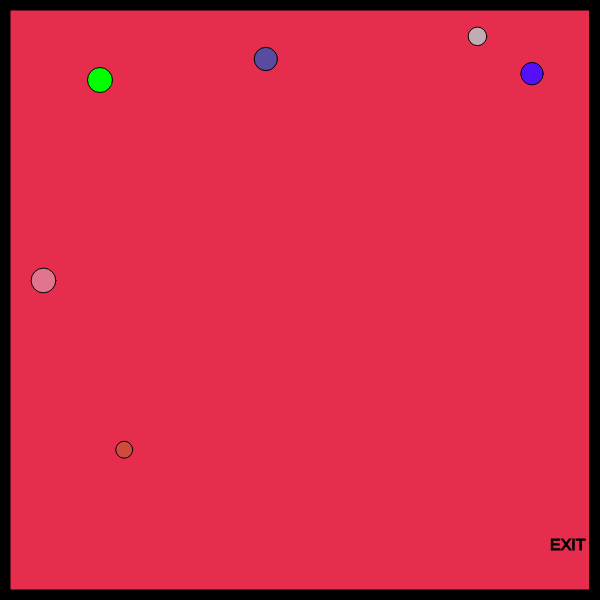
Frame 1 (no input)
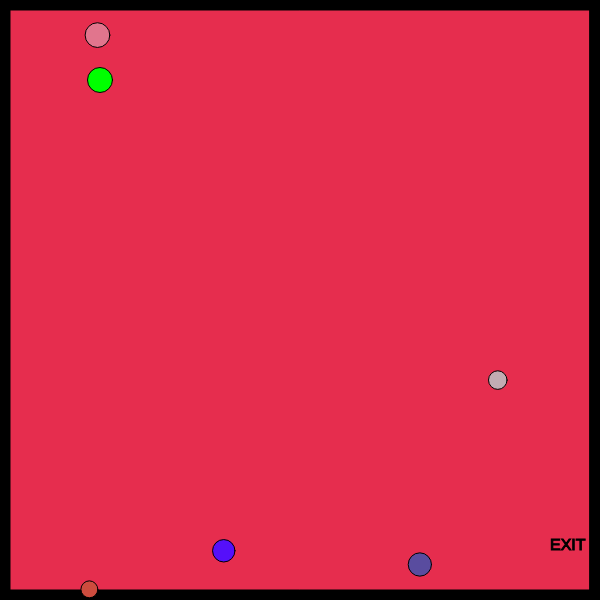
Frame 60 (no input)
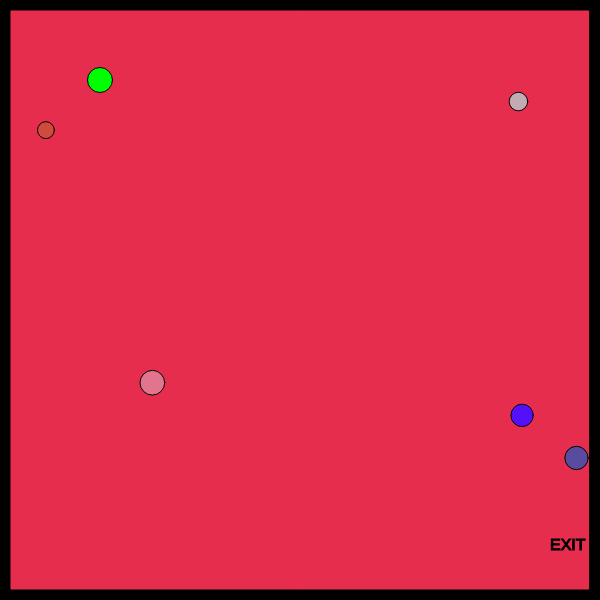
Frame 120 (the mouse pressed at the canvas centre since frame 60)

The p5.js sketch that drew these frames (run headless with seeded random() and noise() and a simulated clock; from frame 60 on, the mouse is pressed at the canvas centre):

// p5.js sketch
// ── sketch.js
const keys = {
    w: 87,
    s: 83,
    a: 65,
    d: 68,    
}

class Visual {
    constructor(x, y, size, r, g, b, speedX, speedY){
        this.X = x;
        this.Y = y;
        this.Size = size;
        this.R = r;
        this.G = g;
        this.B = b;
        this.SpeedX = speedX;
        this.SpeedY = speedY;
    }

    display()
    {
        fill(this.R, this.G, this.B);
        circle(this.X, this.Y, this.Size);
    }

    move(width, height) 
    {
        this.X += this.SpeedX;
        this.Y += this.SpeedY;

        if (this.X > width) this.X = 0;
        if (this.X < 0) this.X = width;
        if (this.Y > height) this.Y = 0;
        if (this.Y < 0) this.Y = height;
    }
}

class PLaySurface {
    constructor(width, height, borderThickness, backgroundColor, borderColor){
        this.Width = width;
        this.Height = height;
        this.BorderThickness =  borderThickness;
        this.BackgroundColor = backgroundColor;
        this.BorderColor = borderColor;
    }

    display()
    {
        background(this.BackgroundColor);
        stroke(0);
        fill(0);
    
        this.drawBorder();
        this.drawExit();
    }

    drawBorder()
    {
        fill(this.BorderColor);
        rect(0, 0, this.Width, this.BorderThickness);
        rect(0, 0, this.BorderThickness, this.Height);
        rect(0, this.Height-this.BorderThickness, this.Width, this.BorderThickness);
        rect(this.Width-this.BorderThickness, 0, this.BorderThickness, this.Height-this.BorderThickness);
    }

    drawExit()
    {
        textSize(16);
        text("EXIT", this.Width-50, this.Height-50)
    }
}

var _player;
var _canvas;
var _obstacles = [];

function setup()
{
    setupCanvas();
    createPlayer();
    createObstacles(_canvas);
}

function draw()
{
    drawScene(_canvas, _player, _obstacles);
    handleInput(_player);
    checkIfPlayerExited(_player, _canvas);
    moveObstacles(_obstacles, _canvas);   
}

function mouseClicked()
{
    addObstacleAt(_obstacles, mouseX, mouseY);
}

function setupCanvas()
{
    _canvas = new PLaySurface(600, 600, 10, '#e62d4e', 0);
    createCanvas(_canvas.Width, _canvas.Height);
}

function createPlayer()
{
    _player = {
        X: 100,
        Y: 80,
        Speed: 5,
        Size: 25,
        Color: '#00ff00'
    }    
}

function createRandomSpeed(){
    return (5 + random(5)) * (floor(random(2)) * 2 - 1)  - 5;
}

function createObstacles(canvas)
{
    var numObstacles = floor(random() * 5) + 2;
    for (var i = 0; i < numObstacles; i++)
    {
        addObstacle(_obstacles, canvas);
    }
}

function addObstacle(obstacles, canvas)
{
    addObstacleAt(obstacles, random(canvas.Width), random(canvas.Height), canvas);
}

function addObstacleAt(obstacles, x, y)
{
    obstacles.push(
        new Visual(x, y, random(20) + 10, random(255), random(255), random(255), createRandomSpeed(), createRandomSpeed()));
}

function drawScene(canvas, player, obstacles)
{
    _canvas.display();
    drawPlayer(player);
    drawObstacles(obstacles);
}

function drawPlayer(player)
{
    fill(player.Color);
    circle(player.X, player.Y, player.Size);
}

function drawObstacles(obstacles)
{
    obstacles.forEach(visual => visual.display());
}

function moveObstacles(obstacles, canvas)
{
    obstacles.forEach(obstacle => obstacle.move(canvas.Width, canvas.Height));
}

function handleInput(player)
{
    // handle the keys
    if (keyIsDown(keys.w))
    {
        player.Y -= player.Speed;   
    }
    if (keyIsDown(keys.s))
    {
        player.Y += player.Speed;   
    }
    if (keyIsDown(keys.a))
    {
        player.X -= player.Speed;   
    }
    if (keyIsDown(keys.d))
    {
        player.X += player.Speed;   
    }
}

function checkIfPlayerExited(player, canvas)
{
    // check to see if the character has left the exit
    if (player.X > canvas.Width && player.Y > canvas.Height-50)
    {
        fill(0);
        stroke(5);
        textSize(26);
        text("You Win!", canvas.Width/2-50, canvas.Height/2-50);
    }
}
